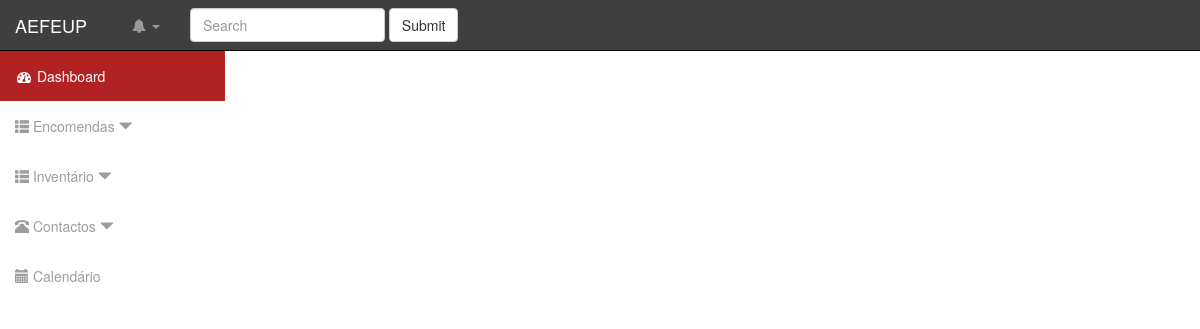
Before: /?pagina=inventario with the older database file.
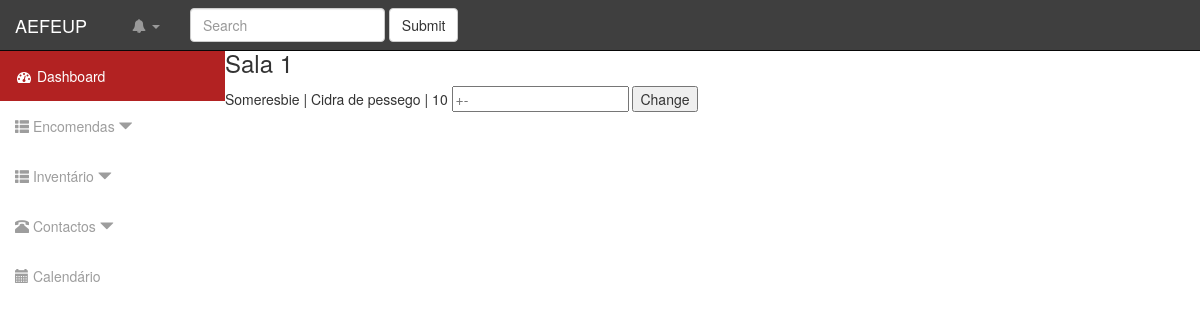
After: the same page with the newer database file.
### tables this page shows
CREATE TABLE "Room" (
	`RoomId`	INTEGER PRIMARY KEY AUTOINCREMENT,
	`Name`	TEXT
);

CREATE TABLE "Item" (
	`Name`	TEXT,
	`Details`	TEXT,
	`Amount`	INTEGER NOT NULL,
	`RoomId`	INTEGER NOT NULL,
	`DrinkStockId`	INTEGER DEFAULT Null
);

### template/inventory.php (the view, shortened to what this page needs)
<?php
$db = new PDO ( 'sqlite:./AE.db' );
$stmt = $db->prepare ( 'SELECT * FROM Room ' );
$stmt->execute ();
$itemcnt=0;
while ( $room = $stmt->fetchObject () ) {
	?>
<h3><?php echo $room->Name;?></h3>
<?php
	$id = $room->RoomId;
	$stmt2 = $db->prepare ( 'SELECT * FROM Item WHERE RoomId = ? ' );
	$stmt2->execute ( array (
			$id
	) );
	while ( $item = $stmt2->fetchObject () ) {
		?>
		<span id="R<?php echo $room->RoomId;?>I<?php echo $itemcnt;?>" ><?php echo $item->Name?> |
		<?php echo $item->Details?> |
		<?php echo $item->Amount?>
		<input type="number" placeholder="+-"/>
		<button>Change</button>
		</span>
	<?php
	$itemcnt++;
	}
	$itemcnt=0;
}
?>

### index.php (shortened to what this page needs)
<!DOCTYPE html>
<html>
<head>
<link href="css/bootstrap.min.css" rel="stylesheet">
<link href="css/header.css" rel="stylesheet">
<link href="css/bootstrap.min.css" rel="stylesheet">
<link href="css/sb-admin.css" rel="stylesheet">
<link href="font-awesome/css/font-awesome.min.css" rel="stylesheet" type="text/css">
</head>
<body>
	<div id="wrapper">
<?php
include 'template/header.php';
?>
<div id="content"><?php
if (isset ( $_GET ['pagina'] )) {
	if ($_GET ['pagina'] == 'home') {
		include 'template/home.php';
	} elseif ($_GET ['pagina'] == 'addEncomenda') {
		include 'template/addOrder.php';
	} elseif ($_GET ['pagina'] == 'listEncomenda') {
		include 'template/listOrder.php';
	} elseif ($_GET ['pagina'] == 'delEncomenda') {
		include 'template/delOrder.php';
	} elseif ($_GET ['pagina'] == 'inventario') {
		include 'template/inventory.php';
	} elseif ($_GET ['pagina'] == 'historico') {
		include 'template/history.php';
	} elseif ($_GET ['pagina'] == 'calendario') {
		include 'template/calendar.php';
	} elseif ($_GET ['pagina'] == 'criar_contacto') {
		include 'template/create_contact.php';
	} elseif ($_GET ['pagina'] == 'contactos') {
		include 'template/search_contacts.php';
	} elseif ($_GET ['pagina'] == 'contacto') {
		include 'template/contact.php';
	} elseif ($_GET ['pagina'] == 'login') {
		include 'template/login.php';
	}elseif ($_GET ['pagina'] == 'addSala') {
		include 'template/addRoom.php';
	}elseif ($_GET ['pagina'] == 'addItem') {
		include 'template/addItem.php';
	}
	else {
		include '404.html';
	}
} else {
	include 'template/home.php';
}
?></div>
	</div>
</body>
</html>

### template/header.php (shortened to what this page needs)
<nav class="navbar navbar-inverse navbar-fixed-top" role="navigation">
	<div class="navbar-header">
		<a class="navbar-brand" href="./">AEFEUP</a>
	</div>
	<ul class="nav navbar-left top-nav">
		<li class="dropdown"><a href="#" class="dropdown-toggle" data-toggle="dropdown"><i class="fa fa-bell"></i> <b class="caret"></b></a>
			</li>
		<form class="navbar-form navbar-left" role="search">
			<div class="form-group">
				<input type="text" class="form-control" placeholder="Search">
			</div>
			<button type="submit" class="btn btn-default">Submit</button>
		</form>
	</ul>
	<div class="collapse navbar-collapse navbar-ex1-collapse">
		<ul class="nav navbar-nav side-nav">
			<li class="active"><a href="./"><i class="fa fa-fw fa-dashboard"></i> Dashboard</a></li>
			<li><a href="javascript:;" data-toggle="collapse" data-target="#enc"><i class="glyphicon glyphicon-th-list"></i> Encomendas <i
					class="glyphicon glyphicon-triangle-bottom"></i></a>
				</li>
			<li><a href="javascript:;" data-toggle="collapse" data-target="#inv"><i class="glyphicon glyphicon-th-list"></i> Inventário <i
					class="glyphicon glyphicon-triangle-bottom"></i></a>
				</li>
			<li><a href="javascript:;" data-toggle="collapse" data-target="#cont"><i class="glyphicon glyphicon-phone-alt"></i> Contactos <i
					class="glyphicon glyphicon-triangle-bottom"></i></a>
				</li>
			<li><a href="./?pagina=calendario"><i class="glyphicon glyphicon-calendar"></i> Calendário</a></li>
		</ul>
	</div>
</nav>

### css/sb-admin.css (style rules this page uses)
body { margin-top: 100px; background-color: #fff; }
@media (min-width:768px) { body { margin-top: 50px; } }
#wrapper { padding-left: 0; }
@media (min-width:768px) { #wrapper { padding-left: 225px; } }
.top-nav { padding: 0 15px; }
.top-nav>li { display: inline-block; float: left; }
.top-nav>li>a { padding-top: 15px; padding-bottom: 15px; line-height: 20px; color: #999; }
@media (min-width:768px) { .side-nav { position: fixed; top: 51px; left: 225px; width: 225px; margin-left: -225px; border: none; border-radius: 0; overflow-y: auto; background-color: #fff; } }
@media (min-width:768px) { .side-nav>li>a { width: 225px; } }
#wrapper > nav > div.collapse.navbar-collapse.navbar-ex1-collapse > ul > li.active > a { background-color: #b22222; }
.navbar-inverse .navbar-collapse, .navbar-inverse .navbar-form { background-color: #3f3f3f; }

Changed rows visible on the page:
added room: Name "Sala 1"
added item: Name "Someresbie", Details "Cidra de pessego", Amount "10"
